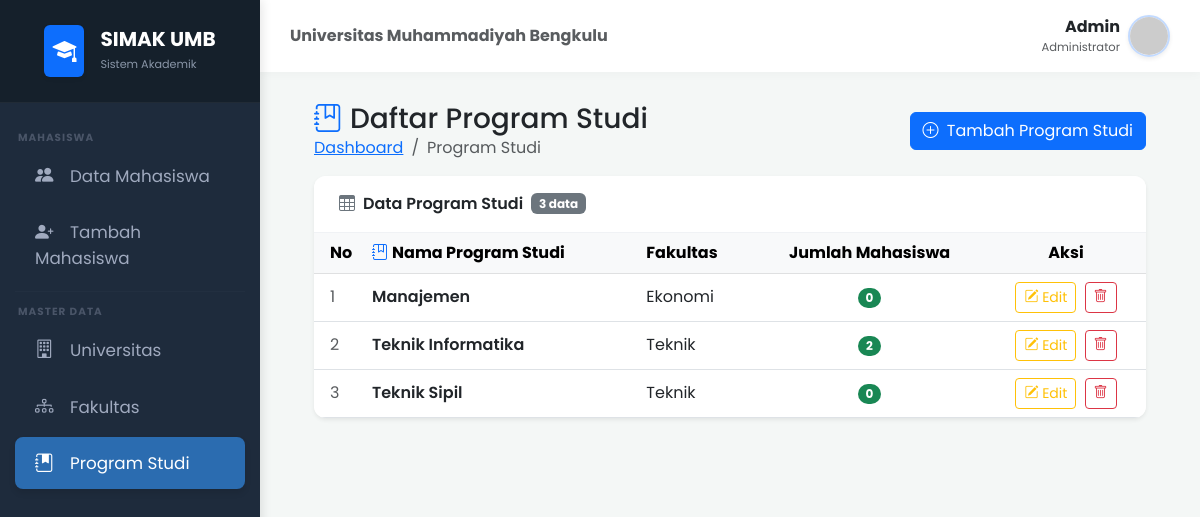
Page /prodi/index.php (signed in) on the committed database.
### tables this page shows
CREATE TABLE IF NOT EXISTS `program_studi` (
  `id_prodi` INT AUTO_INCREMENT PRIMARY KEY,
  `nama_prodi` VARCHAR(255) NOT NULL,
  `id_fakultas` INT DEFAULT NULL,
  FOREIGN KEY (`id_fakultas`) REFERENCES `fakultas`(`id_fakultas`) ON DELETE SET NULL ON UPDATE CASCADE
);

CREATE TABLE IF NOT EXISTS `fakultas` (
  `id_fakultas` INT AUTO_INCREMENT PRIMARY KEY,
  `nama_fakultas` VARCHAR(255) NOT NULL,
  `id_universitas` INT DEFAULT NULL,
  FOREIGN KEY (`id_universitas`) REFERENCES `universitas`(`id_universitas`) ON DELETE SET NULL ON UPDATE CASCADE
);

### prodi/index.php (the view, shortened to what this page needs)
<?php
require_once '../includes/header.php';
$db = getDB();
$stmt = $db->query("
    SELECT ps.id_prodi, ps.nama_prodi, f.nama_fakultas,
           COUNT(m.npm) AS jumlah_mahasiswa
    FROM program_studi ps
    JOIN fakultas f ON ps.id_fakultas = f.id_fakultas
    LEFT JOIN mahasiswa m ON m.id_prodi = ps.id_prodi
    GROUP BY ps.id_prodi, ps.nama_prodi, f.nama_fakultas
    ORDER BY ps.nama_prodi ASC
");
$prodi_list = $stmt->fetchAll(PDO::FETCH_ASSOC);
?>
<div class="container-fluid px-4">
    <div class="d-flex justify-content-between align-items-center mt-4 mb-3">
        <div>
            <h1 class="h3 mb-0 text-gray-800">
                <i class="bi bi-journal-bookmark me-2 text-primary"></i>Daftar Program Studi
            </h1>
            <nav aria-label="breadcrumb">
                <ol class="breadcrumb mb-0 small">
                    <li class="breadcrumb-item"><a href="<?= BASE_URL ?>/index.php">Dashboard</a></li>
                    <li class="breadcrumb-item active">Program Studi</li>
                </ol>
            </nav>
        </div>
        <a href="<?= BASE_URL ?>/prodi/tambah.php" class="btn btn-primary">
            <i class="bi bi-plus-circle me-1"></i> Tambah Program Studi
        </a>
    </div>
    <div class="card shadow-sm mb-4">
        <div class="card-header bg-white py-3 d-flex align-items-center">
            <i class="bi bi-table me-2 text-secondary"></i>
            <span class="fw-semibold">Data Program Studi</span>
            <span class="badge bg-secondary ms-2"><?= count($prodi_list) ?> data</span>
        </div>
        <div class="card-body p-0">
            <div class="table-responsive">
                <table class="table table-hover align-middle mb-0">
                    <thead class="table-light">
                        <tr>
                            <th class="ps-3" style="width: 50px;">No</th>
                            <th><i class="bi bi-journal-bookmark me-1 text-primary"></i>Nama Program Studi</th>
                            <th>Fakultas</th>
                            <th class="text-center">Jumlah Mahasiswa</th>
                            <th class="text-center" style="width: 160px;">Aksi</th>
                        </tr>
                    </thead>
                    <tbody>
                            <?php foreach ($prodi_list as $i => $prodi): ?>
                                <tr>
                                    <td class="ps-3 text-muted"><?= $i + 1 ?></td>
                                    <td class="fw-semibold"><?= htmlspecialchars($prodi['nama_prodi']) ?></td>
                                    <td><?= htmlspecialchars($prodi['nama_fakultas']) ?></td>
                                    <td class="text-center">
                                        <span class="badge bg-success rounded-pill">
                                            <?= htmlspecialchars($prodi['jumlah_mahasiswa']) ?>
                                        </span>
                                    </td>
                                    <td class="text-center">
                                        <a href="<?= BASE_URL ?>/prodi/edit.php?id=<?= htmlspecialchars($prodi['id_prodi']) ?>"
                                           class="btn btn-sm btn-outline-warning me-1" title="Edit">
                                            <i class="bi bi-pencil-square"></i> Edit
                                        </a>
                                        <a href="<?= BASE_URL ?>/prodi/hapus.php?id=<?= htmlspecialchars($prodi['id_prodi']) ?>"
                                           class="btn btn-sm btn-outline-danger"
                                           title="Hapus"
                                           onclick="return confirm('Yakin ingin menghapus program studi ini?')">
                                            <i class="bi bi-trash"></i>
                                        </a>
                                    </td>
                                </tr>
                            <?php endforeach; ?>
                    </tbody>
                </table>
            </div>
        </div>
    </div>
</div>
<?php require_once '../includes/footer.php'; ?>

### includes/header.php (style rules this page uses)
body { font-family: 'Poppins', sans-serif; background-color: #f4f7f6; overflow-x: hidden; }
.card { border: none; border-radius: 12px; box-shadow: 0 5px 20px rgba(0,0,0,.03); margin-bottom: 30px; overflow: hidden; }
.card-header { background-color: #fff; border-bottom: 1px solid #f0f2f5; padding: 20px 25px; }

### rows in the picture
program_studi: nama_prodi "Manajemen", id_fakultas.nama_fakultas "Ekonomi", jumlah_mahasiswa "0"
program_studi: nama_prodi "Teknik Informatika", id_fakultas.nama_fakultas "Teknik", jumlah_mahasiswa "2"
program_studi: nama_prodi "Teknik Sipil", id_fakultas.nama_fakultas "Teknik", jumlah_mahasiswa "0"

### other values in the picture
APP_NAME "SIMAK UMB"
APP_SUBTITLE "Universitas Muhammadiyah Bengkulu"
$_SESSION['admin_nama'] "Admin"
count($prodi_list) "3"
